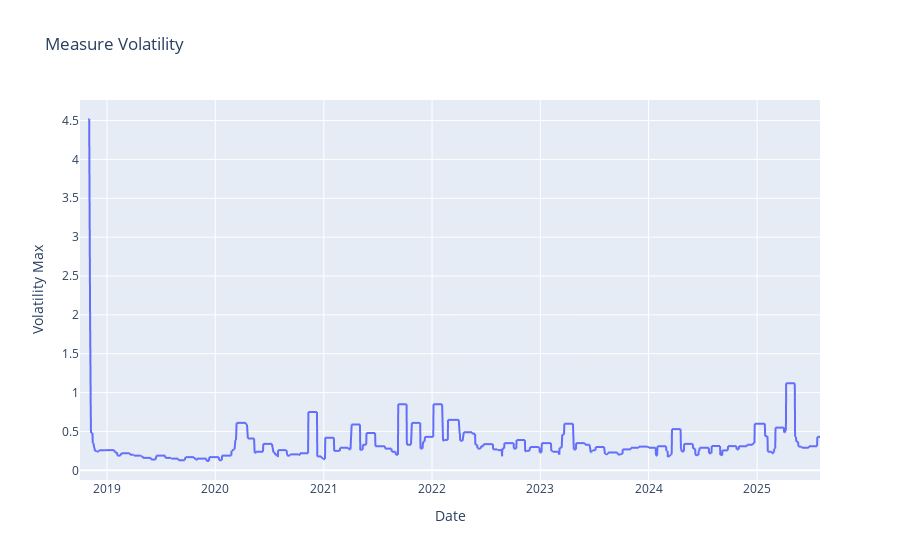

The code cell stored with this chart in its notebook:
### Code cell
# Show it
fig = px.line(df_stock, x="date", y="volatility_max", title="Measure Volatility", 
              labels={"date": "Date", "volatility_max": "Volatility Max"})
fig.show()

### Figure 1 — Plotly figure (JSON) as saved in the notebook; plotly's stock layout.template omitted (floating-point values rounded to 4 significant figures; data arrays with more than 128 entries replaced by an {"elided": "..."} marker saying what was removed)
{"data": [{"hovertemplate": "Date=%{x}<br>Volatility Max=%{y}<extra></extra>", "legendgroup": "", "line": {"color": "#636efa", "dash": "solid"}, "marker": {"symbol": "circle"}, "mode": "lines", "name": "", "showlegend": false, "type": "scattergl", "x": {"elided": "1717 str values"}, "xaxis": "x", "y": {"elided": "1717 float values"}, "yaxis": "y"}], "layout": {"legend": {"tracegroupgap": 0}, "title": {"text": "Measure Volatility"}, "xaxis": {"anchor": "y", "domain": [0, 1], "title": {"text": "Date"}}, "yaxis": {"anchor": "x", "domain": [0, 1], "title": {"text": "Volatility Max"}}}}
